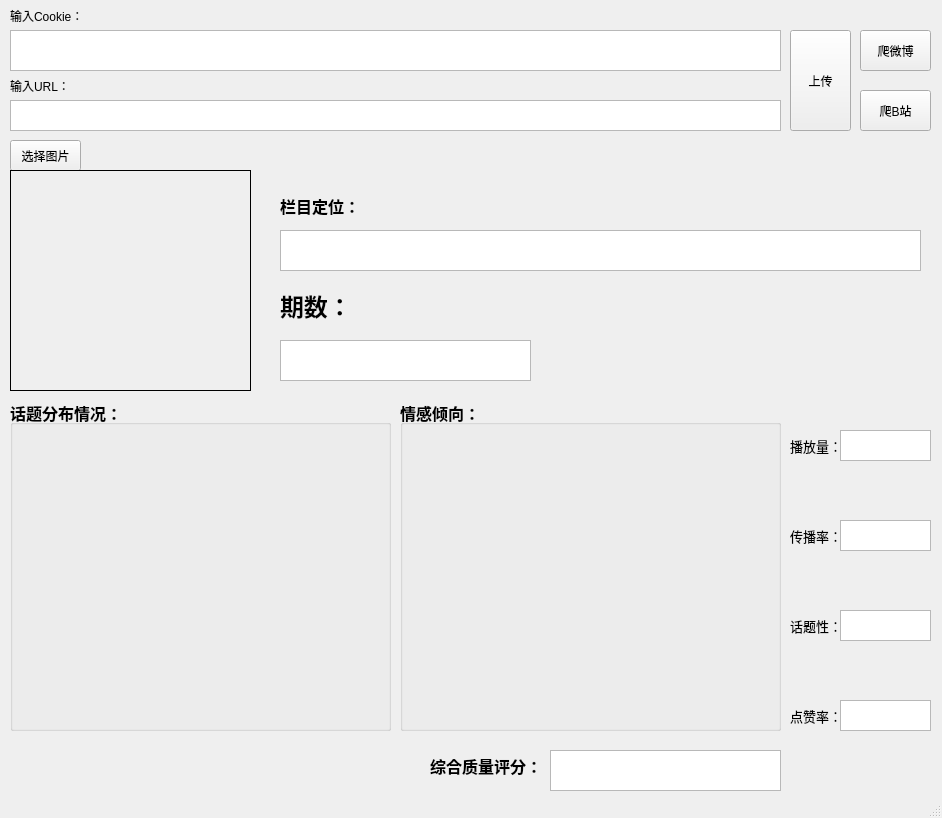
<?xml version="1.0" encoding="UTF-8"?>
<ui version="4.0">
 <class>MainWindow</class>
 <widget class="QMainWindow" name="MainWindow">
  <property name="geometry">
   <rect>
    <x>0</x>
    <y>0</y>
    <width>942</width>
    <height>818</height>
   </rect>
  </property>
  <property name="minimumSize">
   <size>
    <width>942</width>
    <height>818</height>
   </size>
  </property>
  <property name="maximumSize">
   <size>
    <width>942</width>
    <height>818</height>
   </size>
  </property>
  <property name="windowTitle">
   <string>TLMGDX</string>
  </property>
  <widget class="QWidget" name="centralwidget">
   <widget class="QTextEdit" name="textCookie">
    <property name="geometry">
     <rect>
      <x>10</x>
      <y>30</y>
      <width>771</width>
      <height>41</height>
     </rect>
    </property>
    <property name="font">
     <font>
      <family>Times New Roman</family>
     </font>
    </property>
   </widget>
   <widget class="QTextEdit" name="textURL">
    <property name="geometry">
     <rect>
      <x>10</x>
      <y>100</y>
      <width>771</width>
      <height>31</height>
     </rect>
    </property>
    <property name="font">
     <font>
      <family>Times New Roman</family>
     </font>
    </property>
   </widget>
   <widget class="QLabel" name="label">
    <property name="geometry">
     <rect>
      <x>10</x>
      <y>0</y>
      <width>81</width>
      <height>31</height>
     </rect>
    </property>
    <property name="text">
     <string>输入Cookie：</string>
    </property>
   </widget>
   <widget class="QPushButton" name="btnWeibo">
    <property name="geometry">
     <rect>
      <x>860</x>
      <y>30</y>
      <width>71</width>
      <height>41</height>
     </rect>
    </property>
    <property name="sizePolicy">
     <sizepolicy hsizetype="Minimum" vsizetype="Fixed">
      <horstretch>0</horstretch>
      <verstretch>0</verstretch>
     </sizepolicy>
    </property>
    <property name="text">
     <string>爬微博</string>
    </property>
   </widget>
   <widget class="QPushButton" name="btnUpload">
    <property name="geometry">
     <rect>
      <x>790</x>
      <y>30</y>
      <width>61</width>
      <height>101</height>
     </rect>
    </property>
    <property name="sizePolicy">
     <sizepolicy hsizetype="Minimum" vsizetype="Fixed">
      <horstretch>0</horstretch>
      <verstretch>0</verstretch>
     </sizepolicy>
    </property>
    <property name="text">
     <string>上传</string>
    </property>
   </widget>
   <widget class="QLabel" name="label_2">
    <property name="geometry">
     <rect>
      <x>10</x>
      <y>70</y>
      <width>71</width>
      <height>31</height>
     </rect>
    </property>
    <property name="text">
     <string>输入URL：</string>
    </property>
   </widget>
   <widget class="QPushButton" name="btnUploadPic">
    <property name="geometry">
     <rect>
      <x>10</x>
      <y>140</y>
      <width>71</width>
      <height>31</height>
     </rect>
    </property>
    <property name="sizePolicy">
     <sizepolicy hsizetype="Minimum" vsizetype="Fixed">
      <horstretch>0</horstretch>
      <verstretch>0</verstretch>
     </sizepolicy>
    </property>
    <property name="text">
     <string>选择图片</string>
    </property>
   </widget>
   <widget class="QLabel" name="label_4">
    <property name="geometry">
     <rect>
      <x>280</x>
      <y>270</y>
      <width>71</width>
      <height>71</height>
     </rect>
    </property>
    <property name="font">
     <font>
      <pointsize>18</pointsize>
      <weight>75</weight>
      <bold>true</bold>
     </font>
    </property>
    <property name="text">
     <string>期数：</string>
    </property>
   </widget>
   <widget class="QTextEdit" name="textPlayed">
    <property name="geometry">
     <rect>
      <x>840</x>
      <y>430</y>
      <width>91</width>
      <height>31</height>
     </rect>
    </property>
    <property name="font">
     <font>
      <pointsize>12</pointsize>
      <weight>75</weight>
      <bold>true</bold>
     </font>
    </property>
   </widget>
   <widget class="QLabel" name="label_6">
    <property name="geometry">
     <rect>
      <x>280</x>
      <y>190</y>
      <width>81</width>
      <height>31</height>
     </rect>
    </property>
    <property name="font">
     <font>
      <pointsize>12</pointsize>
      <weight>75</weight>
      <bold>true</bold>
     </font>
    </property>
    <property name="text">
     <string>栏目定位：</string>
    </property>
   </widget>
   <widget class="QLabel" name="label_8">
    <property name="geometry">
     <rect>
      <x>790</x>
      <y>430</y>
      <width>71</width>
      <height>31</height>
     </rect>
    </property>
    <property name="font">
     <font>
      <pointsize>10</pointsize>
      <weight>50</weight>
      <bold>false</bold>
     </font>
    </property>
    <property name="text">
     <string>播放量：</string>
    </property>
   </widget>
   <widget class="QLabel" name="label_9">
    <property name="geometry">
     <rect>
      <x>790</x>
      <y>520</y>
      <width>71</width>
      <height>31</height>
     </rect>
    </property>
    <property name="font">
     <font>
      <pointsize>10</pointsize>
      <weight>50</weight>
      <bold>false</bold>
     </font>
    </property>
    <property name="text">
     <string>传播率：</string>
    </property>
   </widget>
   <widget class="QLabel" name="label_10">
    <property name="geometry">
     <rect>
      <x>790</x>
      <y>610</y>
      <width>71</width>
      <height>31</height>
     </rect>
    </property>
    <property name="font">
     <font>
      <pointsize>10</pointsize>
      <weight>50</weight>
      <bold>false</bold>
     </font>
    </property>
    <property name="text">
     <string>话题性：</string>
    </property>
   </widget>
   <widget class="QLabel" name="label_11">
    <property name="geometry">
     <rect>
      <x>790</x>
      <y>700</y>
      <width>71</width>
      <height>31</height>
     </rect>
    </property>
    <property name="font">
     <font>
      <pointsize>10</pointsize>
      <weight>50</weight>
      <bold>false</bold>
     </font>
    </property>
    <property name="text">
     <string>点赞率：</string>
    </property>
   </widget>
   <widget class="QLabel" name="label_12">
    <property name="geometry">
     <rect>
      <x>430</x>
      <y>750</y>
      <width>161</width>
      <height>31</height>
     </rect>
    </property>
    <property name="font">
     <font>
      <pointsize>12</pointsize>
      <weight>75</weight>
      <bold>true</bold>
     </font>
    </property>
    <property name="text">
     <string>综合质量评分：</string>
    </property>
   </widget>
   <widget class="QTextEdit" name="textProgramAiming">
    <property name="geometry">
     <rect>
      <x>280</x>
      <y>230</y>
      <width>641</width>
      <height>41</height>
     </rect>
    </property>
    <property name="sizePolicy">
     <sizepolicy hsizetype="Expanding" vsizetype="Expanding">
      <horstretch>0</horstretch>
      <verstretch>0</verstretch>
     </sizepolicy>
    </property>
    <property name="font">
     <font>
      <pointsize>20</pointsize>
      <weight>75</weight>
      <bold>true</bold>
     </font>
    </property>
    <property name="layoutDirection">
     <enum>Qt::LeftToRight</enum>
    </property>
   </widget>
   <widget class="QTextBrowser" name="tbSpread">
    <property name="geometry">
     <rect>
      <x>840</x>
      <y>520</y>
      <width>91</width>
      <height>31</height>
     </rect>
    </property>
    <property name="font">
     <font>
      <pointsize>12</pointsize>
      <weight>75</weight>
      <bold>true</bold>
     </font>
    </property>
   </widget>
   <widget class="QTextBrowser" name="tbTopic">
    <property name="geometry">
     <rect>
      <x>840</x>
      <y>610</y>
      <width>91</width>
      <height>31</height>
     </rect>
    </property>
    <property name="font">
     <font>
      <pointsize>12</pointsize>
      <weight>75</weight>
      <bold>true</bold>
     </font>
    </property>
   </widget>
   <widget class="QTextBrowser" name="tbLiked">
    <property name="geometry">
     <rect>
      <x>840</x>
      <y>700</y>
      <width>91</width>
      <height>31</height>
     </rect>
    </property>
    <property name="font">
     <font>
      <pointsize>12</pointsize>
      <weight>75</weight>
      <bold>true</bold>
     </font>
    </property>
   </widget>
   <widget class="QTextBrowser" name="tbGeneralScore">
    <property name="geometry">
     <rect>
      <x>550</x>
      <y>750</y>
      <width>231</width>
      <height>41</height>
     </rect>
    </property>
    <property name="font">
     <font>
      <pointsize>20</pointsize>
      <weight>75</weight>
      <bold>true</bold>
     </font>
    </property>
   </widget>
   <widget class="QPushButton" name="btnBzhan">
    <property name="geometry">
     <rect>
      <x>860</x>
      <y>90</y>
      <width>71</width>
      <height>41</height>
     </rect>
    </property>
    <property name="sizePolicy">
     <sizepolicy hsizetype="Minimum" vsizetype="Fixed">
      <horstretch>0</horstretch>
      <verstretch>0</verstretch>
     </sizepolicy>
    </property>
    <property name="text">
     <string>爬B站</string>
    </property>
   </widget>
   <widget class="QTextEdit" name="textPeriod">
    <property name="geometry">
     <rect>
      <x>280</x>
      <y>340</y>
      <width>251</width>
      <height>41</height>
     </rect>
    </property>
    <property name="font">
     <font>
      <pointsize>20</pointsize>
      <weight>75</weight>
      <bold>true</bold>
     </font>
    </property>
   </widget>
   <widget class="QGroupBox" name="groupBox">
    <property name="geometry">
     <rect>
      <x>10</x>
      <y>400</y>
      <width>381</width>
      <height>331</height>
     </rect>
    </property>
    <property name="font">
     <font>
      <pointsize>12</pointsize>
      <weight>75</weight>
      <bold>true</bold>
     </font>
    </property>
    <property name="title">
     <string>话题分布情况：</string>
    </property>
   </widget>
   <widget class="QGroupBox" name="groupBox_2">
    <property name="geometry">
     <rect>
      <x>400</x>
      <y>400</y>
      <width>381</width>
      <height>331</height>
     </rect>
    </property>
    <property name="font">
     <font>
      <pointsize>12</pointsize>
      <weight>75</weight>
      <bold>true</bold>
     </font>
    </property>
    <property name="title">
     <string>情感倾向：</string>
    </property>
   </widget>
   <widget class="QLabel" name="lblPic">
    <property name="geometry">
     <rect>
      <x>10</x>
      <y>170</y>
      <width>241</width>
      <height>221</height>
     </rect>
    </property>
    <property name="frameShape">
     <enum>QFrame::Box</enum>
    </property>
    <property name="text">
     <string/>
    </property>
   </widget>
  </widget>
  <widget class="QStatusBar" name="statusbar"/>
  <action name="actionDLM">
   <property name="text">
    <string>DLM</string>
   </property>
  </action>
  <action name="actionLLLMDDG">
   <property name="text">
    <string>LLLMDDG</string>
   </property>
  </action>
  <action name="actionss">
   <property name="text">
    <string>ss</string>
   </property>
  </action>
 </widget>
 <resources/>
 <connections/>
</ui>
